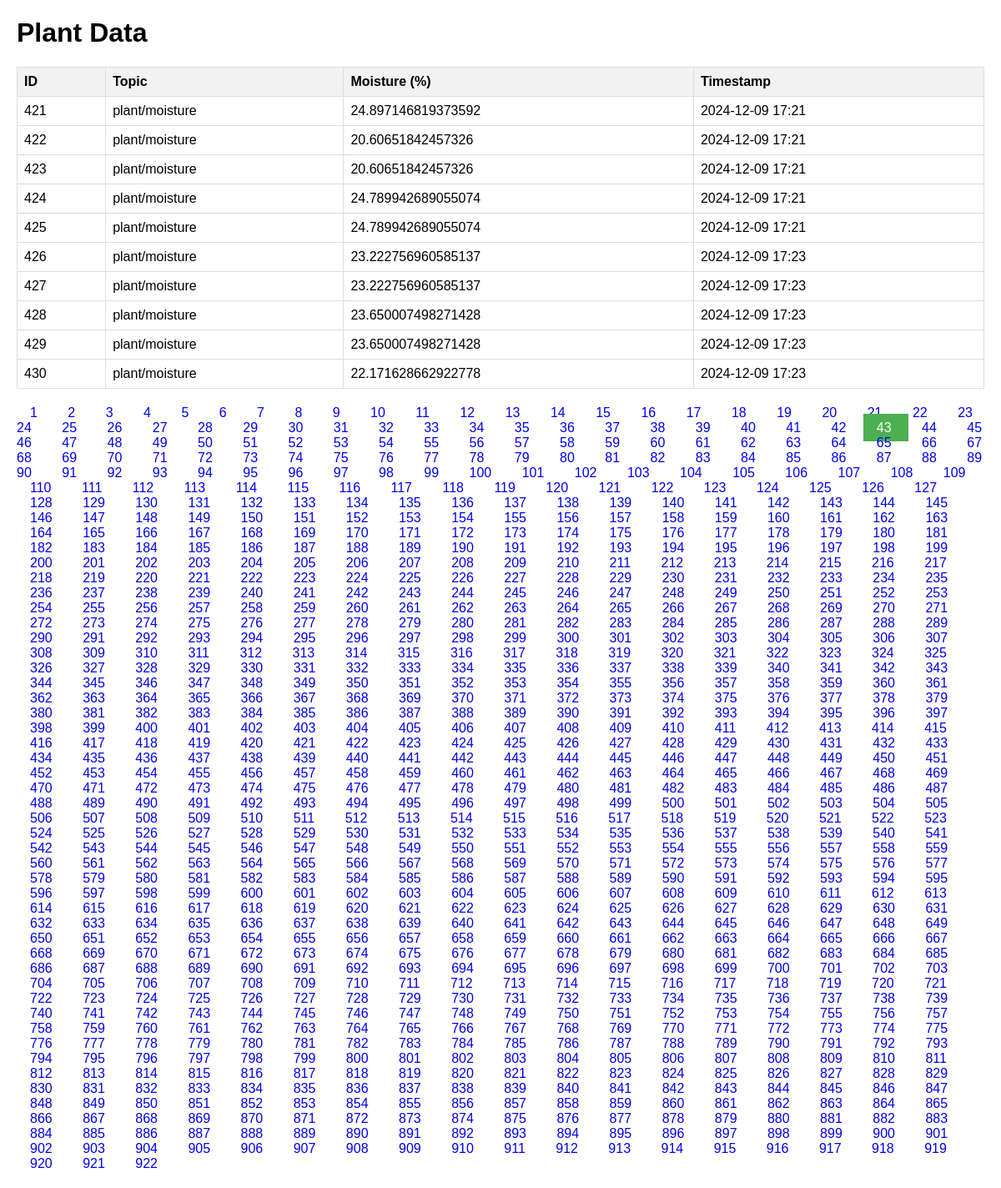
The page /?page=43 on the database its author committed.
### tables this page shows
CREATE TABLE ganjabase (
            id INTEGER PRIMARY KEY,
            topic TEXT,
            moisture REAL,
            timestamp DATETIME
        );

### server.py (the view)
@app.route('/')
def index():
    page = request.args.get('page', 1, type=int)
    limit = 10
    offset = (page - 1) * limit
    date_filter = request.args.get('date')
    if date_filter:
        query = "SELECT * FROM ganjabase WHERE DATE(timestamp) = ? LIMIT ? OFFSET ?"
        total_query = "SELECT COUNT(*) FROM ganjabase WHERE DATE(timestamp) = ?"
        cursor.execute(total_query, (date_filter,))
        total_pages = (cursor.fetchone()[0] + limit - 1) // limit
        cursor.execute(query, (date_filter, limit, offset))
    else:
        cursor.execute("SELECT COUNT(*) FROM ganjabase")
        total_pages = (cursor.fetchone()[0] + limit - 1) // limit
        cursor.execute("SELECT * FROM ganjabase LIMIT ? OFFSET ?", (limit, offset))
    data = cursor.fetchall()
    return render_template('index.html', data=data, page=page, total_pages=total_pages, date_filter=date_filter)

### templates/index.html (shortened to what this page needs)
<!DOCTYPE html>
<html>
<head>
</head>
<body>
    <h1>Plant Data</h1>
    <table>
        <thead>
          <tr>
            <th>ID</th>
            <th>Topic</th>
            <th>Moisture (%)</th>
            <th>Timestamp</th>
          </tr>
        </thead>
        <tbody>
          {% for row in data %}
            <tr>
              <td>{{ row[0] }}</td>
              <td>{{ row[1] }}</td>
              <td>{{ row[2] }}</td>
              <td>{{ row[3] }}</td>
            </tr>
          {% endfor %}
        </tbody>
      </table>
    <div class="pagination">
        {% for i in range(1, total_pages + 1) %}
            <a href="/?page={{ i }}{% if date_filter %}&date={{ date_filter }}{% endif %}"
               class="{{ 'active' if i == page else '' }}">
                {{ i }}
            </a>
        {% endfor %}
    </div>
</body>
</html>

### templates/index.html (style rules this page uses)
body { font-family: Arial, sans-serif; margin: 20px; padding: 0; }
table { width: 100%; border-collapse: collapse; margin: 20px 0; }
th, td { border: 1px solid #ddd; padding: 8px; text-align: left; }
th { background-color: #f2f2f2; }
.pagination { margin-top: 20px; }
.pagination a { padding: 8px 16px; text-decoration: none; }
.pagination a.active { background-color: #4CAF50; color: white; }

### rows shown on the page
ganjabase: id "421", topic "plant/moisture", moisture "24.897146819373592", timestamp "2024-12-09 17:21"
ganjabase: id "422", topic "plant/moisture", moisture "20.60651842457326", timestamp "2024-12-09 17:21"
ganjabase: id "423", topic "plant/moisture", moisture "20.60651842457326", timestamp "2024-12-09 17:21"
ganjabase: id "424", topic "plant/moisture", moisture "24.789942689055074", timestamp "2024-12-09 17:21"
ganjabase: id "425", topic "plant/moisture", moisture "24.789942689055074", timestamp "2024-12-09 17:21"
ganjabase: id "426", topic "plant/moisture", moisture "23.222756960585137", timestamp "2024-12-09 17:23"
ganjabase: id "427", topic "plant/moisture", moisture "23.222756960585137", timestamp "2024-12-09 17:23"
ganjabase: id "428", topic "plant/moisture", moisture "23.650007498271428", timestamp "2024-12-09 17:23"
ganjabase: id "429", topic "plant/moisture", moisture "23.650007498271428", timestamp "2024-12-09 17:23"
ganjabase: id "430", topic "plant/moisture", moisture "22.171628662922778", timestamp "2024-12-09 17:23"

### other values the page prints
{{ i }} "1" "2" "3" "4" "5" "6" "7" "8" "9" "10" "11" "12" "13" "14" "15" "16" "17" "18" "19" "20" "21" "22" "23" "24" "25" "26" "27" "28" "29" "30" "31" "32" "33" "34" "35" "36" "37" "38" "39" "40" "41" "42" "43" "44" "45" "46" "47" "48" "49" "50" "51" "52" "53" "54" "55" "56" "57" "58" "59" "60" "61" "62" "63" "64" "65" "66" "67" "68" "69" "70" "71" "72" "73" "74" "75" "76" "77" "78" "79" "80" "81" "82" "83" "84" "85" "86" "87" "88" "89" "90" "91" "92" "93" "94" "95" "96" "97" "98" "99" "100" "101" "102" "103" "104" "105" "106" "107" "108" "109" "110" "111" "112" "113" "114" "115" "116" "117" "118" "119" "120" "121" "122" "123" "124" "125" "126" "127" "128" "129" "130" "131" "132" "133" "134" "135" "136" "137" "138" "139" "140" "141" "142" "143" "144" "145" "146" "147" "148" "149" "150" "151" "152" "153" "154" "155" "156" "157" "158" "159" "160" "161" "162" "163" "164" "165" "166" "167" "168" "169" "170" "171" "172" "173" "174" "175" "176" "177" "178" "179" "180" "181" "182" "183" "184" "185" "186" "187" "188" "189" "190" "191" "192" "193" "194" "195" "196" "197" "198" "199" "200" "201" "202" "203" "204" "205" "206" "207" "208" "209" "210" "211" "212" "213" "214" "215" "216" "217" "218" "219" "220" "221" "222" "223" "224" "225" "226" "227" "228" "229" "230" "231" "232" "233" "234" "235" "236" "237" "238" "239" "240" "241" "242" "243" "244" "245" "246" "247" "248" "249" "250" "251" "252" "253" "254" "255" "256" "257" "258" "259" "260" "261" "262" "263" "264" "265" "266" "267" "268" "269" "270" "271" "272" "273" "274" "275" "276" "277" "278" "279" "280" "281" "282" "283" "284" "285" "286" "287" "288" "289" "290" "291" "292" "293" "294" "295" "296" "297" "298" "299" "300" "301" "302" "303" "304" "305" "306" "307" "308" "309" "310" "311" "312" "313" "314" "315" "316" "317" "318" "319" "320" "321" "322" "323" "324" "325" "326" "327" "328" "329" "330" "331" "332" "333" "334" "335" "336" "337" "338" "339" "340" "341" "342" "343" "344" "345" "346" "347" "348" "349" "350" "351" "352" "353" "354" "355" "356" "357" "358" "359" "360" "361" "362" "363" "364" "365" "366" "367" "368" "369" "370" "371" "372" "373" "374" "375" "376" "377" "378" "379" "380" "381" "382" "383" "384" "385" "386" "387" "388" "389" "390" "391" "392" "393" "394" "395" "396" "397" "398" "399" "400" "401" "402" "403" "404" "405" "406" "407" "408" "409" "410" "411" "412" "413" "414" "415" "416" "417" "418" "419" "420" "421" "422" "423" "424" "425" "426" "427" "428" "429" "430" "431" "432" "433" "434" "435" "436" "437" "438" "439" "440" "441" "442" "443" "444" "445" "446" "447" "448" "449" "450" "451" "452" "453" "454" "455" "456" "457" "458" "459" "460" "461" "462" "463" "464" "465" "466" "467" "468" "469" "470" "471" "472" "473" "474" "475" "476" "477" "478" "479" "480" "481" "482" "483" "484" "485" "486" "487" "488" "489" "490" "491" "492" "493" "494" "495" "496" "497" "498" "499" "500" "501" "502" "503" "504" "505" "506" "507" "508" "509" "510" "511" "512" "513" "514" "515" "516" "517" "518" "519" "520" "521" "522" "523" "524" "525" "526" "527" "528" "529" "530" "531" "532" "533" "534" "535" "536" "537" "538" "539" "540" "541" "542" "543" "544" "545" "546" "547" "548" "549" "550" "551" "552" "553" "554" "555" "556" "557" "558" "559" "560" "561" "562" "563" "564" "565" "566" "567" "568" "569" "570" "571" "572" "573" "574" "575" "576" "577" "578" "579" "580" "581" "582" "583" "584" "585" "586" "587" "588" "589" "590" "591" "592" "593" "594" "595" "596" "597" "598" "599" "600" "601" "602" "603" "604" "605" "606" "607" "608" "609" "610" "611" "612" "613" "614" "615" "616" "617" "618" "619" "620" "621" "622" "623" "624" "625" "626" "627" "628" "629" "630" "631" "632" "633" "634" "635" "636" "637" "638" "639" "640" "641" "642" "643" "644" "645" "646" "647" "648" "649" "650" "651" "652" "653" "654" "655" "656" "657" "658" "659" "660" "661" "662" "663" "664" "665" "666" "667" "668" "669" "670" "671" "672" "673" "674" "675" "676" "677" "678" "679" "680" "681" "682" "683" "684" "685" "686" "687" "688" "689" "690" "691" "692" "693" "694" "695" "696" "697" "698" "699" "700" "701" "702" "703" "704" "705" "706" "707" "708" "709" "710" "711" "712" "713" "714" "715" "716" "717" "718" "719" "720" "721" "722" "723" "724" "725" "726" "727" "728" "729" "730" "731" "732" "733" "734" "735" "736" "737" "738" "739" "740" "741" "742" "743" "744" "745" "746" "747" "748" "749" "750" "751" "752" "753" "754" "755" "756" "757" "758" "759" "760" "761" "762" "763" "764" "765" "766" "767" "768" "769" "770" "771" "772" "773" "774" "775" "776" "777" "778" "779" "780" "781" "782" "783" "784" "785" "786" "787" "788" "789" "790" "791" "792" "793" "794" "795" "796" "797" "798" "799" "800" "801" "802" "803" "804" "805" "806" "807" "808" "809" "810" "811" "812" "813" "814" "815" "816" "817" "818" "819" "820" "821" "822" "823" "824" "825" "826" "827" "828" "829" "830" "831" "832" "833" "834" "835" "836" "837" "838" "839" "840" "841" "842" "843" "844" "845" "846" "847" "848" "849" "850" "851" "852" "853" "854" "855" "856" "857" "858" "859" "860" "861" "862" "863" "864" "865" "866" "867" "868" "869" "870" "871" "872" "873" "874" "875" "876" "877" "878" "879" "880" "881" "882" "883" "884" "885" "886" "887" "888" "889" "890" "891" "892" "893" "894" "895" "896" "897" "898" "899" "900" "901" "902" "903" "904" "905" "906" "907" "908" "909" "910" "911" "912" "913" "914" "915" "916" "917" "918" "919" "920" "921" "922"
